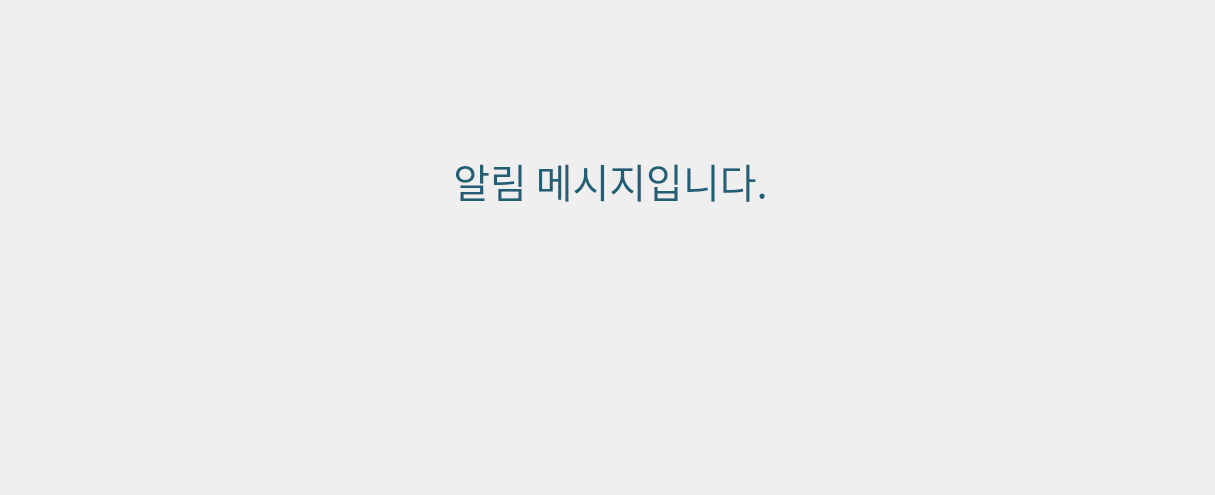
<?xml version="1.0" encoding="UTF-8"?>
<ui version="4.0">
 <class>Dialog</class>
 <widget class="QDialog" name="Dialog">
  <property name="windowModality">
   <enum>Qt::WindowModality::ApplicationModal</enum>
  </property>
  <property name="geometry">
   <rect>
    <x>0</x>
    <y>0</y>
    <width>1215</width>
    <height>495</height>
   </rect>
  </property>
  <property name="windowTitle">
   <string>Dialog</string>
  </property>
  <widget class="QPushButton" name="pb_close">
   <property name="geometry">
    <rect>
     <x>670</x>
     <y>280</y>
     <width>260</width>
     <height>130</height>
    </rect>
   </property>
   <property name="styleSheet">
    <string notr="true">QPushButton{
	background-image : url(./ui/images/common_locale/btn_dlg_close.png);
	border : 0px;
}

QPushButton::hover{
	background-image : url(./ui/images/common_locale/btn_dlg_close_over.png);
	border : 0px;
}</string>
   </property>
   <property name="text">
    <string/>
   </property>
  </widget>
  <widget class="QLabel" name="label_bg">
   <property name="geometry">
    <rect>
     <x>0</x>
     <y>0</y>
     <width>1215</width>
     <height>495</height>
    </rect>
   </property>
   <property name="styleSheet">
    <string notr="true">QLabel{
	image : url(./ui/images/common_locale/bg_dlg_3_msg.png);
}</string>
   </property>
   <property name="text">
    <string/>
   </property>
  </widget>
  <widget class="QLabel" name="label_msg">
   <property name="geometry">
    <rect>
     <x>120</x>
     <y>130</y>
     <width>981</width>
     <height>101</height>
    </rect>
   </property>
   <property name="font">
    <font>
     <family>맑은 고딕</family>
     <pointsize>30</pointsize>
     <italic>false</italic>
     <bold>false</bold>
    </font>
   </property>
   <property name="styleSheet">
    <string notr="true">QLabel{
	color : #205f76;
	font : 30pt;
}</string>
   </property>
   <property name="text">
    <string>&lt;html&gt;&lt;head/&gt;&lt;body&gt;&lt;p align=&quot;center&quot;&gt;알림 메시지입니다.&lt;/p&gt;&lt;/body&gt;&lt;/html&gt;</string>
   </property>
   <property name="alignment">
    <set>Qt::AlignmentFlag::AlignCenter</set>
   </property>
   <property name="margin">
    <number>0</number>
   </property>
   <property name="indent">
    <number>0</number>
   </property>
  </widget>
  <widget class="QPushButton" name="pb_btn">
   <property name="geometry">
    <rect>
     <x>290</x>
     <y>280</y>
     <width>260</width>
     <height>130</height>
    </rect>
   </property>
   <property name="styleSheet">
    <string notr="true">QPushButton{
	background-image : url(./ui/images/common_locale/btn_dlg_setting.png);
	border : 0px;
}

QPushButton::hover{
	background-image : url(./ui/images/common_locale/btn_dlg_setting_over.png);
	border : 0px;
}</string>
   </property>
   <property name="text">
    <string/>
   </property>
  </widget>
  <zorder>label_bg</zorder>
  <zorder>pb_close</zorder>
  <zorder>label_msg</zorder>
  <zorder>pb_btn</zorder>
 </widget>
 <resources/>
 <connections/>
</ui>
